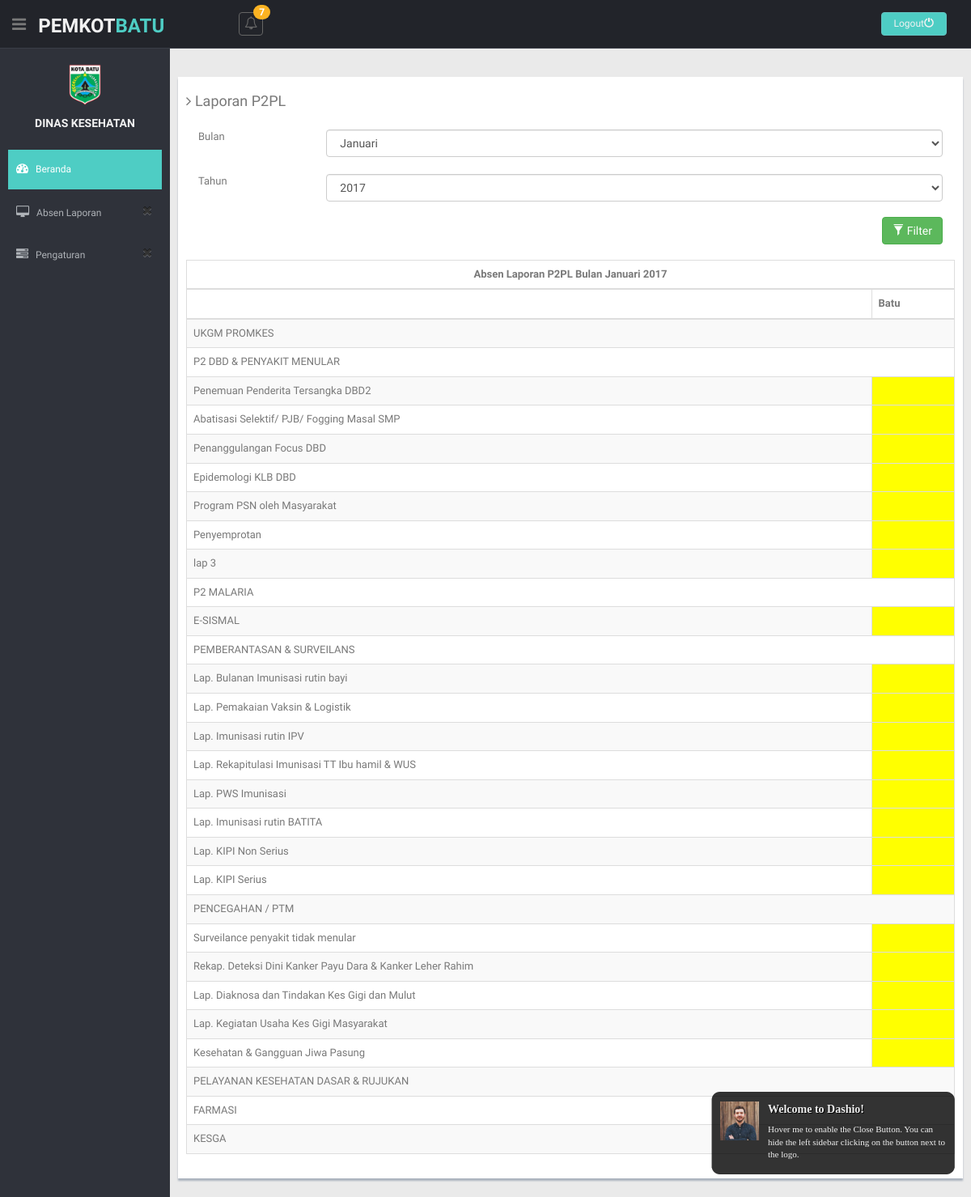
The page /index.php/user/laporanP2plBatuUser on the database its author committed.
### tables this page shows
CREATE TABLE `detaillaporan` (
  `idDetailLaporan` int(11) NOT NULL,
  `idLaporan` varchar(50) NOT NULL,
  `namaField` varchar(225) NOT NULL,
  `namaKategori` varchar(200) NOT NULL,
  `Batu` varchar(255) NOT NULL DEFAULT 'BELUM',
  `Junrejo` varchar(255) NOT NULL,
  `Beji` varchar(255) NOT NULL,
  `Sisir` varchar(255) NOT NULL,
  `Bumiaji` varchar(255) NOT NULL DEFAULT 'BELUM',
  `terima` text NOT NULL,
  `susulan` text NOT NULL,
  `Kepanjen` varchar(100) DEFAULT NULL
);

### application/controllers/User.php (called while the page is built, shortened)
<?php
class User extends CI_Controller {
	public function __construct()
	{
		$this->load->model('UserModel');
		$this->load->model('KesgaModel');
		$this->load->model('P2plModel');
		$this->load->model('YankesModel');
	}
	public function laporanP2plBatuUser()
	{
		$this->load->helper('url');
		$this->load->helper('form');
		$query = $this->db->query("select tahun,bulan from laporan where jenisLaporan= 'P2PL' order by kodeLaporan DESC LIMIT 1");
  foreach ($query->result() as $key) {
        $data['bulan']= $key->bulan;
        $data['tahun']= $key->tahun;
      }
		$data['kategori']= $this->P2plModel->getLastKategori();
		$data['laporan']= $this->P2plModel->getLastLaporan();
		$this->load->view('headeruser');
		$this->load->view('laporanP2plBatuUser',$data);
	}
}

### index.php (called while the page is built, shortened)
<?php
require_once BASEPATH.'core/CodeIgniter.php';

### application/models/P2plModel.php (called while the page is built, shortened)
<?php
class P2plModel extends CI_Model {
    public function getLastLaporan(){
        $this->db->select('*');
        $this->db->distinct();
        $this->db->from('detaillaporan');
        $this->db->join('laporan', 'laporan.kodeLaporan = detaillaporan.idLaporan');
        $this->db->where('detaillaporan.idLaporan', '(SELECT kodeLaporan from laporan WHERE jenisLaporan = "P2PL" ORDER by kodeLaporan DESC LIMIT 1)',false);
         $query = $this->db->get();
            return $query->result();
    }
public function getLastKategori(){
    $this->db->distinct();
    $this->db->select('namaKategori');
    $this->db->distinct();
    $this->db->from('detaillaporan');
     $query = $this->db->get();
    return $query->result();
}
}

### application/views/laporanP2plBatuUser.php (the view, shortened to what this page needs)
    <section id="main-content">
          <div class="col-lg-12">
      <section class="wrapper">
        <div class="row">
          <div class="row mt">
            <div class="form-panel">
              <h4 class="mb"><i class="fa fa-angle-right"></i> Laporan P2PL</h4>
             <?php echo form_open('User/filterP2plBatu'); ?>
                <div class="form-group">
                  <label class="col-sm-2 col-sm-2 control-label">Bulan</label>
                  <div class="col-sm-10">
                     <select class="form-control" name="bulan" id="bulan">
                  <?php
                  $daftarBulan = array("Januari","Februari","Maret","April","Mei","Juni","Juli","Agustus","September","Oktober", "Desember");
                  foreach ($daftarBulan as $key) {
                  if($key== $bulan){?>
                    <option value="<?php echo $key?>" selected=""><?php echo $key?></option>
                 <?php }
                  else{?>
                     <option value="<?php echo $key?>" ><?php echo $key?></option>
                  <?php }}?>
                </select>
                  </div>
                </div>
                <div class="form-group"><br><br><br>
                  <label class="col-sm-2 col-sm-2 control-label">Tahun</label>
                  <div class="col-sm-10">
                   <select class="form-control" name="tahun" id="tahun">
                  <?php for($i=2015 ; $i<=2023;$i++){
                    if($i==$tahun){?>
                  <option value="<?php echo $i?>" selected=""><?php echo $i?></option>
            <?php   } else{?>
            <option value="<?php echo $i?>" ><?php echo $i?></option>
                  <?php   }} ?>
                </select><br>
                  </div>
                </div>
                <div class="form-group">
                <div class="col-sm-12" align="right">
               <button type="submit" id="btn-filter" class="btn btn-success" ><span class="glyphicon glyphicon-filter" ></span>  Filter</button>
                <?php echo form_close();?>
                           <br><br>
                  </div>
                </div>
                <table id="table" class="table table-striped table-bordered" cellspacing="0" width="100%">
            <thead>
            <tr>
              <th colspan="8" ><center>Absen Laporan P2PL Bulan <?php echo $bulan." "; echo $tahun?> </center> </th>
            </tr>
                <tr>
                    <th></th>
                    <th>Batu</th>
                </tr>
            </thead>
            <tbody>
            <?php foreach($kategori as $key){?>
              <tr>
                  <td colspan="6"><?php echo $key->namaKategori?></td>
              </tr>
              <?php foreach ($laporan as $data) {
                if($key->namaKategori==$data->namaKategori){?>
              <tr>
                <td><?php echo $data->namaField?></td>
              <?php if($data->Batu == "SUDAH") {?>
                <td><input type="checkbox" name="feeling" value="good" checked="" disabled readonly=""></td>
              <?php }else{?>
              <td style="background: yellow"></td>
              <?php } ?>
              </tr>
              <?php }}} ?>
            </tbody>
        </table>
            </div>
          </div>
      </section>
</body>
</html>

### assets/css/style.css (style rules this page uses)
body { color: #797979; background: #eaeaea; font-family: 'Ruda', sans-serif; padding: 0px !important; margin: 0px !important; font-size:13px; }
.mt { margin-top: 25px; }
.mb { margin-bottom: 25px; }
#main-content { margin-left: 210px; }
.wrapper { display: inline-block; margin-top: 60px; padding-left: 15px; padding-right: 15px; padding-bottom: 15px; padding-top: 0px; width: 100%; }
.form-panel { background: #ffffff; margin: 10px; padding: 10px; box-shadow: 0px 3px 2px #aab2bd; text-align: left; }
label { font-weight: 400; }

### rows shown on the page
detaillaporan: namaField "Penemuan Penderita Tersangka DBD2"
detaillaporan: namaField "Abatisasi Selektif/ PJB/ Fogging Masal SMP"
detaillaporan: namaField "Penanggulangan Focus DBD"
detaillaporan: namaField "Epidemologi KLB DBD"
detaillaporan: namaField "Program PSN oleh Masyarakat"
detaillaporan: namaField "Penyemprotan"
detaillaporan: namaField "lap 3"
detaillaporan: namaField "E-SISMAL"
detaillaporan: namaField "Lap. Bulanan Imunisasi rutin bayi"
detaillaporan: namaField "Lap. Pemakaian Vaksin & Logistik"
detaillaporan: namaField "Lap. Imunisasi rutin IPV"
detaillaporan: namaField "Lap. Rekapitulasi Imunisasi TT Ibu hamil & WUS"
detaillaporan: namaField "Lap. PWS Imunisasi"
detaillaporan: namaField "Lap. Imunisasi rutin BATITA"
detaillaporan: namaField "Lap. KIPI Non Serius"
detaillaporan: namaField "Lap. KIPI Serius"
detaillaporan: namaField "Surveilance penyakit tidak menular"
detaillaporan: namaField "Rekap. Deteksi Dini Kanker Payu Dara & Kanker Leher Rahim"
detaillaporan: namaField "Lap. Diaknosa dan Tindakan Kes Gigi dan Mulut"
detaillaporan: namaField "Lap. Kegiatan Usaha Kes Gigi Masyarakat"
detaillaporan: namaField "Kesehatan & Gangguan Jiwa Pasung"

### other values the page prints
$bulan "Januari"
$tahun "2017"
$key->namaKategori "UKGM PROMKES"
$key->namaKategori "P2 DBD & PENYAKIT MENULAR"
$key->namaKategori "P2 MALARIA"
$key->namaKategori "PEMBERANTASAN & SURVEILANS"
$key->namaKategori "PENCEGAHAN / PTM"
$key->namaKategori "PELAYANAN KESEHATAN DASAR & RUJUKAN"
$key->namaKategori "FARMASI"
$key->namaKategori "KESGA"
form field bulan "Januari"
form field tahun "2017"
